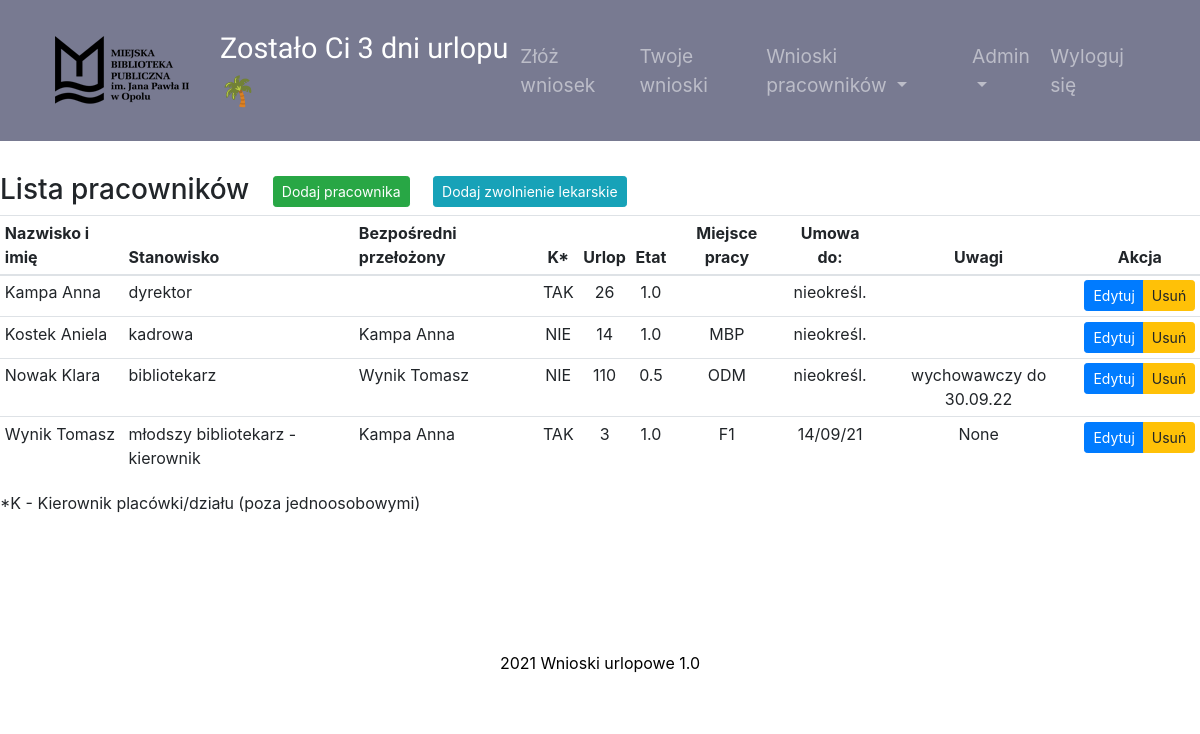
The app's page /admin_site (signed in), older data.
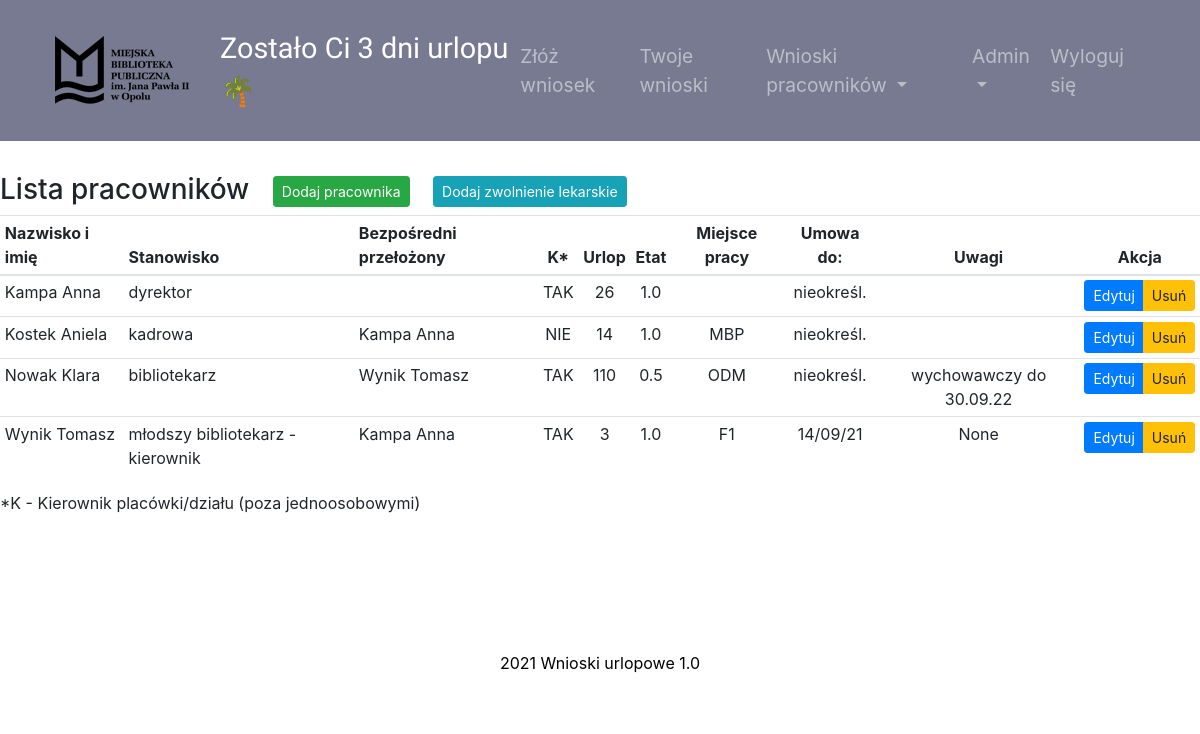
The same page, newer data.
### main.py (models this page shows, shortened)
class Employee(UserMixin, db.Model):
    __tablename__ = "employees"
    id = db.Column(db.Integer, primary_key=True)
    name = db.Column(db.String(50), unique=False, nullable=False)
    login = db.Column(db.String(10), unique=True, nullable=False)
    password = db.Column(db.String(100))
    position = db.Column(db.String(50), unique=False)
    position_info = db.Column(db.String(20))
    work_place = db.Column(db.String)
    is_manager = db.Column(db.String(3), nullable=False)
    is_topmanager = db.Column(db.String(3), nullable=False)
    work_time = db.Column(db.Float, unique=False, nullable=False)
    email = db.Column(db.String)
    days_off = db.Column(db.Integer, nullable=False)
    annual_days_off = db.Column(db.Integer)
    contract_end = db.Column(db.String)
    requests = relationship("Request", back_populates="author")
    sickleaves = relationship("SickLeave", back_populates="person")
    manager_id = db.Column(db.Integer, db.ForeignKey("employees.id"))
    manager = relationship("Employee", backref='subordinates', remote_side="Employee.id")
    today_note = db.Column(db.String(20))
    additional_info = db.Column(db.String)

### main.py (the view)
@app.route("/admin_site", methods=["POST", "GET"])
@admin_only
def admin_site():
    all_employees = Employee.query.order_by(Employee.name).all()
    return render_template("admin_site.html", all_employees=all_employees)

### main.py (called while the page is built)
@login_manager.user_loader
def load_user(employee_id):
    return Employee.query.get(int(employee_id))

def admin_only(f):
    @wraps(f)
    def decorated_function(*args, **kwargs):
        if current_user.login not in ADMIN_LOGIN:
            return abort(403)
        return f(*args, **kwargs)
    return decorated_function

### templates/admin_site.html
{% include 'header.html' %}
<section class="page-section">
<div class="requests">
    <h3 >Lista pracowników
        <a href="{{url_for('add_employee')}}" role="button" class="btn ml-3 btn-sm btn-success">Dodaj pracownika</a>
        <a href="{{url_for('add_sickleave')}}" role="button" class="btn ml-3 btn-sm btn-info">Dodaj zwolnienie lekarskie</a>
    </h3>
    <table class="table table-sm  js-serial table-responsive">
        <thead>
        <tr >
            <th scope="col">Nazwisko i imię</th>
            <th scope="col">Stanowisko</th>
            <th scope="col">Bezpośredni przełożony</th>
            <th scope="col" class="text-center">K*</th>
            <th scope="col" class="text-center">Urlop</th>
            <th scope="col" class="text-center">Etat</th>
            <th scope="col" class="text-center">Miejsce pracy</th>
             <th scope="col" class="text-center">Umowa do:</th>
            <th scope="col" class="text-center">Uwagi</th>
            <th scope="col" class="text-center">Akcja</th>
        </tr>
        </thead>
        <tbody>
        <tr>
        {% for employee in all_employees %}
        <tr>
            <td>{{ employee.name }}</td>
            <td>{{ employee.position }}</td>
            <td>{{employee.manager.name}}</td>
            <td class="text-center">{{ employee.is_manager }}</td>
            <td class="text-center">{{ employee.days_off }}</td>
            <td class="text-center">{{ employee.work_time }}</td>
            <td class="text-center">{{ employee.work_place }}</td>
            <td class="text-center">{{ employee.contract_end }}</td>
            <td class="text-center">{{ employee.additional_info }}</td>
            <td>
                <div class="btn-group btn-group-sm" role="group" aria-label="Basic example">
                    <a href="{{url_for('edit_employee', employee_id=employee.id)}}" role="button" class="btn btn-primary">Edytuj</a>
                    <a href="{{url_for('delete_employee', employee_id=employee.id) }}" role="button" class="btn btn-warning">Usuń</a>
                </div>
            </td>
        </tr>
        {% endfor %}
        </tbody>
    </table>
    <p>*K - Kierownik placówki/działu (poza jednoosobowymi)</p>
</div>
</section>
{% include 'footer.html' %}

Row changes from the older to the newer data that the page shows:
changed Employee "Nowak Klara": is_manager "NIE" → "TAK"
